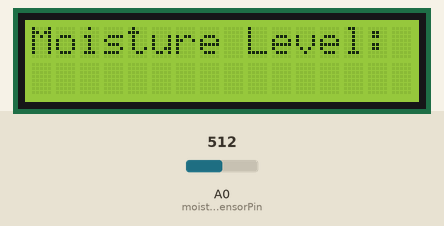
This sketch was run on a simulated Arduino Uno, built with avr-gcc and run on an emulated ATmega328P. Parts: 16×2 character LCD. Inputs (shaded band) come from the test bench; at power-on: A0 (moistureSensorPin) = 512. What the sketch prints to the serial monitor is not drawn.

Above: at 1.2 s.
1.3 s: A0 (moistureSensorPin) set to 988
At 3.5 s:
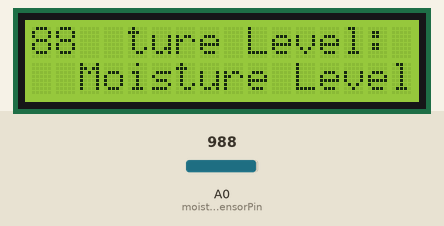
5.4 s: A0 (moistureSensorPin) set to 1017
At 7.8 s:
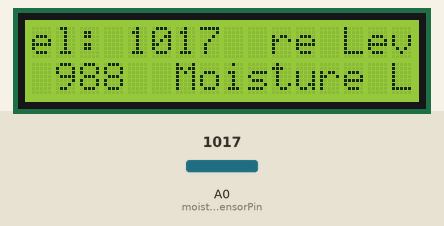
9.5 s: A0 (moistureSensorPin) set to 900
At 11.8 s:
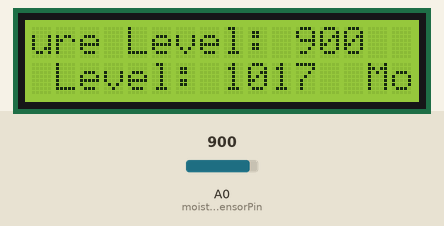
13.6 s: A0 (moistureSensorPin) set to 1023
At 15.9 s:
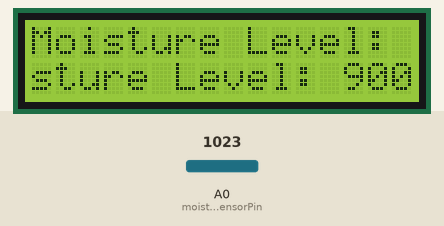
17.7 s: A0 (moistureSensorPin) set to 490
At 23.5 s:
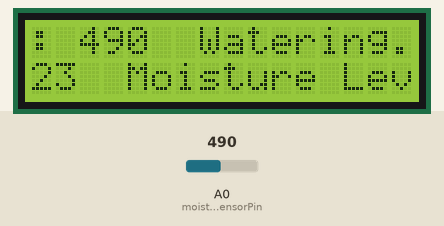
23.7 s: A0 (moistureSensorPin) set to 512
At 25.9 s:
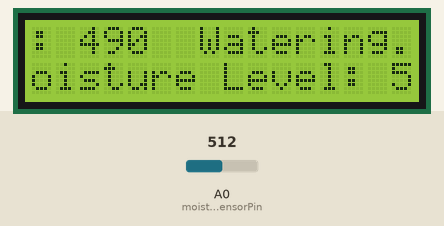
Timing chart, 0 to 27.4 s (numbered marks = the images above; inputs shaded):
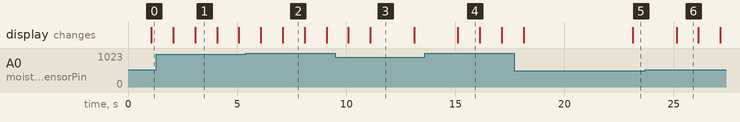

Measured:
- the behaviour switches between 999 and 1000 on A0 (moistureSensorPin) (found by bisection; images 1 and 2)
- the behaviour switches between 499 and 500 on A0 (moistureSensorPin) (found by bisection; images 5 and 6)
- after the input at 5.4 s, the display: first differs from a run without the input after 1.7 s (image 2)
- after the input at 9.5 s, the display: first differs from a run without the input after 1.6 s (image 3)
- after the input at 13.6 s, the display: changes after 1.5 s (image 4)
- after the input at 17.7 s, the display: first changes after 0.43 s (image 5 shows a later state)
- after the input at 23.7 s, the display: changes after 1.4 s (image 6)

The sketch:

automatic_waterpump.ino
```cpp
// Automatic water pump with lcd desply
#include <LiquidCrystal.h>

//Initialize the lib by providing pin numbers of the interface
LiquidCrystal lcd(12,11,5,4,3,2);

// Pin definitions
const int moistureSensorPin = A0;  // Analog pin for soil moisture sensor
const int pumpPin = 2;              // Digital pin for water pump control

// Moisture threshold for watering (adjust as needed)
const int moistureThreshold = 500;  // Example threshold, adjust according to your sensor readings

void setup() {

  pinMode(moistureSensorPin, INPUT);
  pinMode(pumpPin, OUTPUT);
  Serial.begin(9600);
  //setting up lcds number of columns and rows
  lcd.begin(16,2);
}

void loop() {
  // Read soil moisture level
  int moistureLevel = analogRead(moistureSensorPin);

  // Print moisture level (for debugging)
  Serial.print("Moisture Level: ");
  Serial.println(moistureLevel);
  // Using lcd to desplay message
  lcd.print("Moisture Level: ");
  lcd.println(moistureLevel);

  // Check if soil is dry enough to water
  if (moistureLevel < moistureThreshold) {
    // Soil is dry, activate water pump
    digitalWrite(pumpPin, HIGH); // Turn on the pump
    delay(5000); // Run the pump for 5 seconds (adjust as needed)
    digitalWrite(pumpPin, LOW); // Turn off the pump

    Serial.println("Watering...");
    // using the lcd display to also desplay message
    lcd.print("Watering...");
  }

  // Wait before taking the next moisture reading
  delay(1000); // Adjust delay time as needed
}
```
